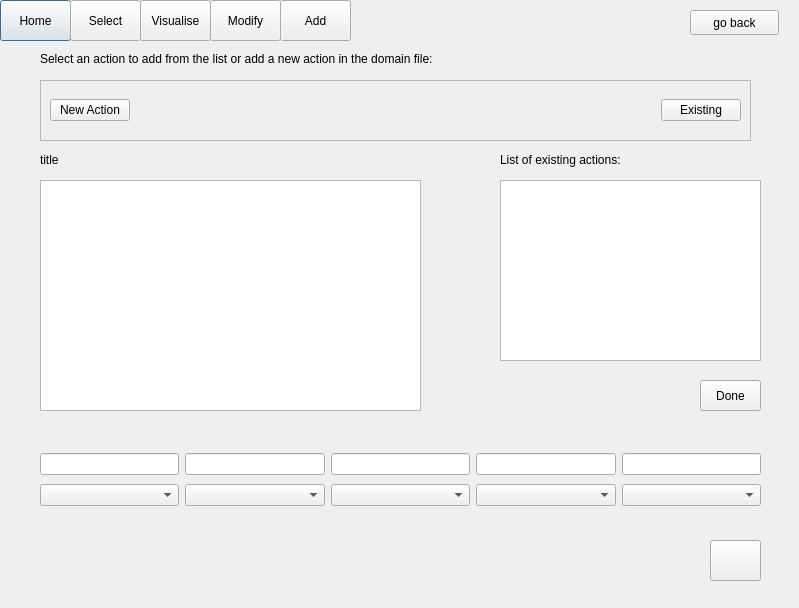
<?xml version="1.0" encoding="UTF-8"?>
<ui version="4.0">
 <class>AddAction</class>
 <widget class="QDialog" name="AddAction">
  <property name="geometry">
   <rect>
    <x>0</x>
    <y>0</y>
    <width>799</width>
    <height>608</height>
   </rect>
  </property>
  <property name="windowTitle">
   <string>Dialog</string>
  </property>
  <property name="styleSheet">
   <string notr="true">font: 75 12pt &quot;TakaoPGothic&quot;;</string>
  </property>
  <widget class="QPushButton" name="homeButton">
   <property name="geometry">
    <rect>
     <x>0</x>
     <y>0</y>
     <width>71</width>
     <height>41</height>
    </rect>
   </property>
   <property name="styleSheet">
    <string notr="true">font: 75 12pt &quot;TakaoPGothic&quot;;</string>
   </property>
   <property name="text">
    <string>Home</string>
   </property>
  </widget>
  <widget class="QPushButton" name="selectButton">
   <property name="geometry">
    <rect>
     <x>70</x>
     <y>0</y>
     <width>71</width>
     <height>41</height>
    </rect>
   </property>
   <property name="styleSheet">
    <string notr="true">font: 75 12pt &quot;TakaoPGothic&quot;;</string>
   </property>
   <property name="text">
    <string>Select</string>
   </property>
  </widget>
  <widget class="QPushButton" name="visualiseButton">
   <property name="geometry">
    <rect>
     <x>140</x>
     <y>0</y>
     <width>71</width>
     <height>41</height>
    </rect>
   </property>
   <property name="text">
    <string>Visualise</string>
   </property>
  </widget>
  <widget class="QPushButton" name="modifyButton">
   <property name="geometry">
    <rect>
     <x>210</x>
     <y>0</y>
     <width>71</width>
     <height>41</height>
    </rect>
   </property>
   <property name="text">
    <string>Modify</string>
   </property>
  </widget>
  <widget class="QPushButton" name="addButton">
   <property name="geometry">
    <rect>
     <x>280</x>
     <y>0</y>
     <width>71</width>
     <height>41</height>
    </rect>
   </property>
   <property name="text">
    <string>Add</string>
   </property>
  </widget>
  <widget class="QTextEdit" name="planArea">
   <property name="geometry">
    <rect>
     <x>40</x>
     <y>180</y>
     <width>381</width>
     <height>231</height>
    </rect>
   </property>
  </widget>
  <widget class="QLabel" name="title_label">
   <property name="geometry">
    <rect>
     <x>40</x>
     <y>150</y>
     <width>381</width>
     <height>20</height>
    </rect>
   </property>
   <property name="styleSheet">
    <string notr="true">font: 75 12pt &quot;TakaoPGothic&quot;;</string>
   </property>
   <property name="text">
    <string>title</string>
   </property>
  </widget>
  <widget class="QListWidget" name="list">
   <property name="geometry">
    <rect>
     <x>500</x>
     <y>180</y>
     <width>261</width>
     <height>181</height>
    </rect>
   </property>
  </widget>
  <widget class="QLabel" name="label">
   <property name="geometry">
    <rect>
     <x>500</x>
     <y>150</y>
     <width>261</width>
     <height>20</height>
    </rect>
   </property>
   <property name="styleSheet">
    <string notr="true">font: 75 12pt &quot;TakaoPGothic&quot;;</string>
   </property>
   <property name="text">
    <string>List of existing actions:</string>
   </property>
  </widget>
  <widget class="QPushButton" name="doneButton">
   <property name="geometry">
    <rect>
     <x>700</x>
     <y>380</y>
     <width>61</width>
     <height>31</height>
    </rect>
   </property>
   <property name="text">
    <string>Done</string>
   </property>
  </widget>
  <widget class="QPushButton" name="addButton_2">
   <property name="geometry">
    <rect>
     <x>710</x>
     <y>540</y>
     <width>51</width>
     <height>41</height>
    </rect>
   </property>
   <property name="text">
    <string/>
   </property>
  </widget>
  <widget class="QFrame" name="frame">
   <property name="geometry">
    <rect>
     <x>40</x>
     <y>80</y>
     <width>711</width>
     <height>61</height>
    </rect>
   </property>
   <property name="frameShape">
    <enum>QFrame::StyledPanel</enum>
   </property>
   <property name="frameShadow">
    <enum>QFrame::Raised</enum>
   </property>
   <layout class="QHBoxLayout" name="horizontalLayout_2">
    <item>
     <layout class="QHBoxLayout" name="horizontalLayout">
      <item>
       <widget class="QPushButton" name="newActionButton">
        <property name="text">
         <string>New Action</string>
        </property>
       </widget>
      </item>
      <item>
       <spacer name="horizontalSpacer">
        <property name="orientation">
         <enum>Qt::Horizontal</enum>
        </property>
        <property name="sizeHint" stdset="0">
         <size>
          <width>218</width>
          <height>20</height>
         </size>
        </property>
       </spacer>
      </item>
      <item>
       <widget class="QPushButton" name="existinButton">
        <property name="text">
         <string>Existing</string>
        </property>
       </widget>
      </item>
     </layout>
    </item>
   </layout>
  </widget>
  <widget class="QPushButton" name="backButton">
   <property name="geometry">
    <rect>
     <x>690</x>
     <y>10</y>
     <width>89</width>
     <height>25</height>
    </rect>
   </property>
   <property name="text">
    <string>go back</string>
   </property>
  </widget>
  <widget class="QLabel" name="label_2">
   <property name="geometry">
    <rect>
     <x>40</x>
     <y>50</y>
     <width>561</width>
     <height>17</height>
    </rect>
   </property>
   <property name="text">
    <string>Select an action to add from the list or add a new action in the domain file:</string>
   </property>
  </widget>
  <widget class="QWidget" name="layoutWidget">
   <property name="geometry">
    <rect>
     <x>40</x>
     <y>450</y>
     <width>721</width>
     <height>61</height>
    </rect>
   </property>
   <layout class="QHBoxLayout" name="horizontalLayout_3">
    <item>
     <layout class="QVBoxLayout" name="verticalLayout">
      <item>
       <widget class="QLineEdit" name="label1">
        <property name="styleSheet">
         <string notr="true">font: 75 8pt &quot;TakaoPGothic&quot;;</string>
        </property>
       </widget>
      </item>
      <item>
       <widget class="QComboBox" name="comboBox_1">
        <property name="styleSheet">
         <string notr="true">font: 75 8pt &quot;TakaoPGothic&quot;;</string>
        </property>
       </widget>
      </item>
     </layout>
    </item>
    <item>
     <layout class="QVBoxLayout" name="verticalLayout_2">
      <item>
       <widget class="QLineEdit" name="label2">
        <property name="styleSheet">
         <string notr="true">font: 75 8pt &quot;TakaoPGothic&quot;;</string>
        </property>
       </widget>
      </item>
      <item>
       <widget class="QComboBox" name="comboBox_2">
        <property name="styleSheet">
         <string notr="true">font: 75 8pt &quot;TakaoPGothic&quot;;</string>
        </property>
       </widget>
      </item>
     </layout>
    </item>
    <item>
     <layout class="QVBoxLayout" name="verticalLayout_3">
      <item>
       <widget class="QLineEdit" name="label3">
        <property name="styleSheet">
         <string notr="true">font: 75 8pt &quot;TakaoPGothic&quot;;</string>
        </property>
       </widget>
      </item>
      <item>
       <widget class="QComboBox" name="comboBox_3">
        <property name="styleSheet">
         <string notr="true">font: 75 8pt &quot;TakaoPGothic&quot;;</string>
        </property>
       </widget>
      </item>
     </layout>
    </item>
    <item>
     <layout class="QVBoxLayout" name="verticalLayout_4">
      <item>
       <widget class="QLineEdit" name="label4">
        <property name="styleSheet">
         <string notr="true">font: 75 8pt &quot;TakaoPGothic&quot;;</string>
        </property>
       </widget>
      </item>
      <item>
       <widget class="QComboBox" name="comboBox_4">
        <property name="styleSheet">
         <string notr="true">font: 75 8pt &quot;TakaoPGothic&quot;;</string>
        </property>
       </widget>
      </item>
     </layout>
    </item>
    <item>
     <layout class="QVBoxLayout" name="verticalLayout_5">
      <item>
       <widget class="QLineEdit" name="label5">
        <property name="styleSheet">
         <string notr="true">font: 75 8pt &quot;TakaoPGothic&quot;;</string>
        </property>
       </widget>
      </item>
      <item>
       <widget class="QComboBox" name="comboBox_5">
        <property name="styleSheet">
         <string notr="true">font: 75 8pt &quot;TakaoPGothic&quot;;</string>
        </property>
       </widget>
      </item>
     </layout>
    </item>
   </layout>
  </widget>
 </widget>
 <resources/>
 <connections/>
</ui>
